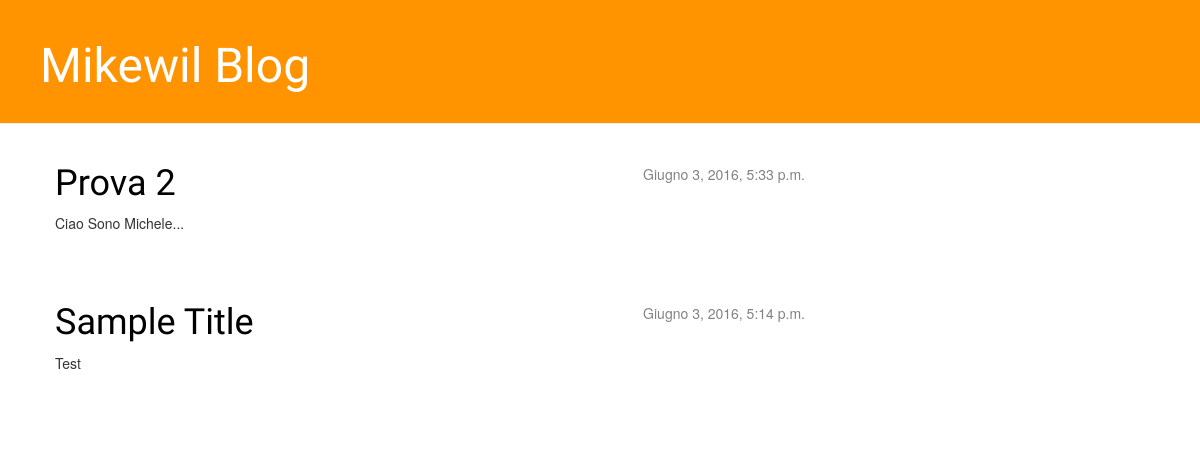
Page /blog/ on the earlier database version.
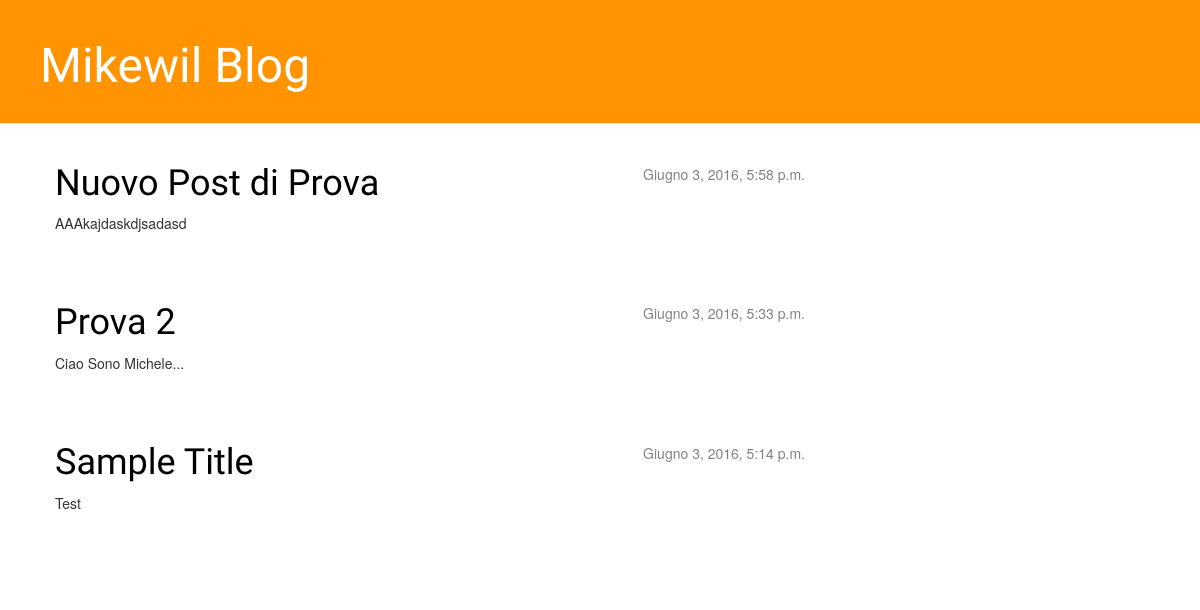
Same page on the later database version.
### blog/models.py (models this page shows, shortened)
class Post(models.Model):
    author = models.ForeignKey('auth.User')
    title = models.CharField(max_length=200)
    text = models.TextField()
    created_date = models.DateTimeField(
            default=timezone.now)
    published_date = models.DateTimeField(
            blank=True, null=True)

### blog/views.py (the view)
def post_list(request):
    posts = Post.objects.order_by('-published_date')
    return render(request, 'blog/post_list.html', {'posts':posts})

### blog/templates/blog/post_list.html
{% extends 'blog/base.html' %}
{% block content %}
    {% for post in posts %}
        <div class="post">
            <div class="date">
                {{ post.published_date }}
            </div>
            <h1><a href="{% url 'post_detail' pk=post.pk %}">{{ post.title }}</a></h1>
            <p>{{ post.text|linebreaks }}</p>
        </div>
    {% endfor %}
{% endblock content %}

### blog/templates/blog/base.html (shortened to what this page needs)
{% load staticfiles %}
<html>
    <head>
        <link rel="stylesheet" href="https://maxcdn.bootstrapcdn.com/bootstrap/3.3.6/css/bootstrap.min.css"
>
        <link rel="stylesheet" href="https://maxcdn.bootstrapcdn.com/bootstrap/3.3.6/css/bootstrap-theme.min.css"
>
        <link rel="stylesheet" href="{% static 'css/blog.css' %}">
    </head>
        <body>
        <div class="page-header">
            <h1><a href="/blog/">Mikewil Blog</a></h1>
        </div>
        <div class="content container">
            <div class="row">
                <div class="col-md-8">
                {% block content %}
                {% endblock %}
                </div>
            </div>
        </div>
    </body>
</html>

### blog/static/css/blog.css (style rules this page uses)
.page-header { background-color: #ff9400; margin-top: 0; padding: 20px 20px 20px 40px; }
.page-header h1, .page-header h1 a, .page-header h1 a:visited, .page-header h1 a:active { color: #ffffff; font-size: 36pt; text-decoration: none; }
.content { margin-left: 40px; }
h1, h2, h3, h4 { font-family: 'Lobster', cursive; }
.date { float: right; color: #828282; }
.post { margin-bottom: 70px; }
.post h1 a, .post h1 a:visited { color: #000000; }

Differences in the rows shown:
added Post: published_date "Giugno 3, 2016, 5:58 p.m.", title "Nuovo Post di Prova", text "AAAkajdaskdjsadasd"
